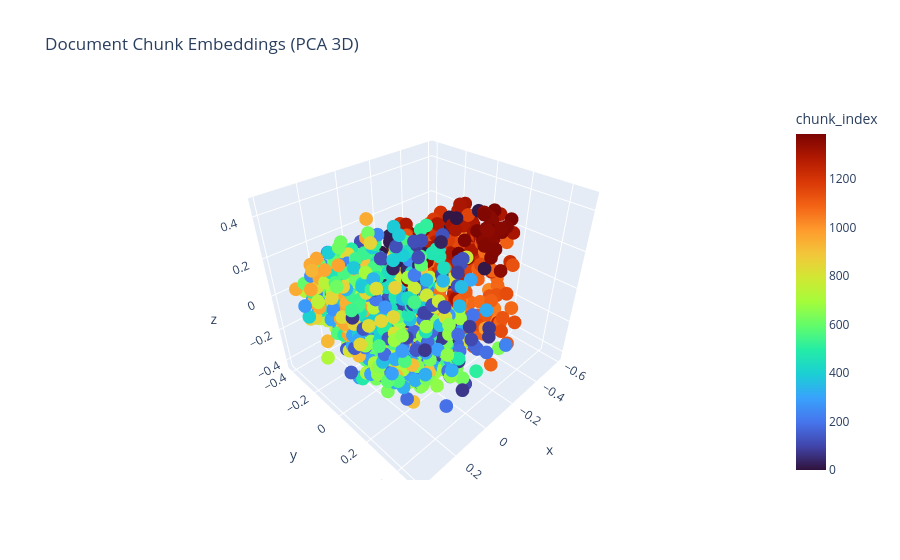

The code cell stored with this chart in its notebook:
### Markdown cell above
## 7. Plotly 3D Visualization

### Code cell
results = collection.get(include=["embeddings", "documents", "metadatas"])
embeddings = np.array(results["embeddings"])
documents = results["documents"]
metadatas = results["metadatas"] or [{}] * len(documents)

pca = PCA(n_components=3)
reduced = pca.fit_transform(embeddings)

df = pd.DataFrame({
    "x": reduced[:, 0],
    "y": reduced[:, 1],
    "z": reduced[:, 2],
    "chunk_index": [m.get("chunk_index", i) for i, m in enumerate(metadatas)],
    "preview": [doc[:100] + "..." if len(doc) > 100 else doc for doc in documents],
})

fig = px.scatter_3d(
    df, x="x", y="y", z="z",
    color="chunk_index",
    color_continuous_scale="Turbo",
    hover_data=["chunk_index", "preview"],
    title="Document Chunk Embeddings (PCA 3D)",
)
fig.show()

print("✅ Plotly 3D visualization complete!")

### Figure 1 — Plotly figure (JSON) as saved in the notebook; plotly's stock layout.template omitted (floating-point values rounded to 4 significant figures; data arrays with more than 128 entries replaced by an {"elided": "..."} marker saying what was removed)
{"data": [{"customdata": {"elided": "1387x2 mixed values"}, "hovertemplate": "x=%{x}<br>y=%{y}<br>z=%{z}<br>chunk_index=%{marker.color}<br>preview=%{customdata[1]}<extra></extra>", "legendgroup": "", "marker": {"color": {"elided": "1387 int values"}, "coloraxis": "coloraxis", "symbol": "circle"}, "mode": "markers", "name": "", "scene": "scene", "showlegend": false, "type": "scatter3d", "x": {"elided": "1387 float values"}, "y": {"elided": "1387 float values"}, "z": {"elided": "1387 float values"}}], "layout": {"coloraxis": {"colorbar": {"title": {"text": "chunk_index"}}, "colorscale": [[0, "#30123b"], [0.07143, "#4145ab"], [0.1429, "#4675ed"], [0.2143, "#39a2fc"], [0.2857, "#1bcfd4"], [0.3571, "#24eca6"], [0.4286, "#61fc6c"], [0.5, "#a4fc3b"], [0.5714, "#d1e834"], [0.6429, "#f3c63a"], [0.7143, "#fe9b2d"], [0.7857, "#f36315"], [0.8571, "#d93806"], [0.9286, "#b11901"], [1, "#7a0402"]]}, "legend": {"tracegroupgap": 0}, "scene": {"domain": {"x": [0, 1], "y": [0, 1]}, "xaxis": {"title": {"text": "x"}}, "yaxis": {"title": {"text": "y"}}, "zaxis": {"title": {"text": "z"}}}, "title": {"text": "Document Chunk Embeddings (PCA 3D)"}}}
